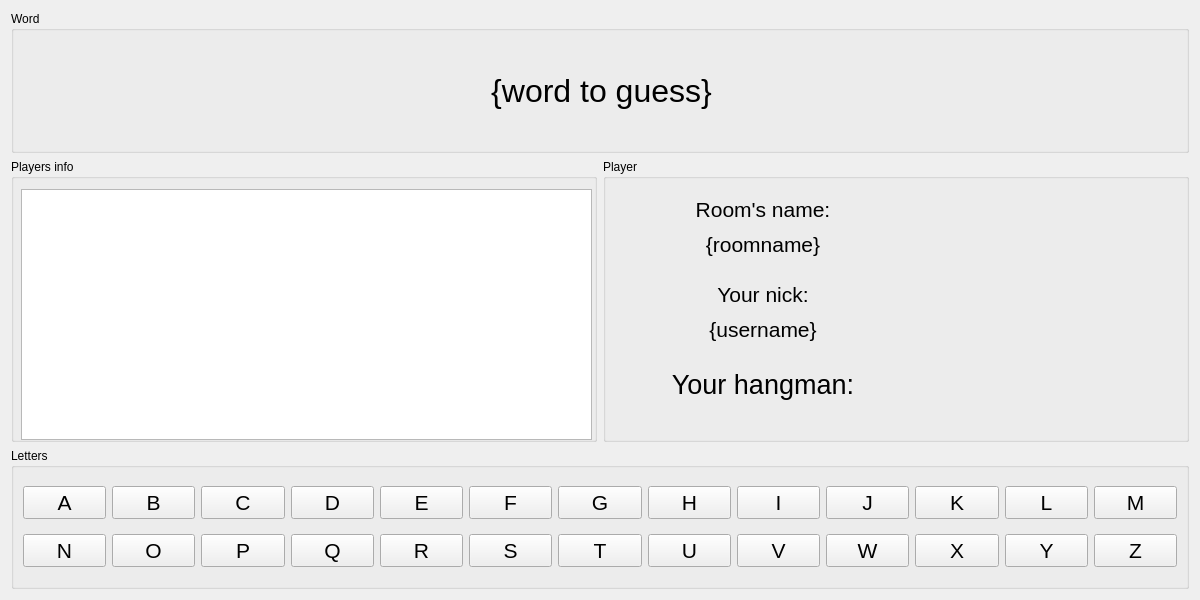
<?xml version="1.0" encoding="UTF-8"?>
<ui version="4.0">
 <class>GameWindow</class>
 <widget class="QWidget" name="GameWindow">
  <property name="geometry">
   <rect>
    <x>0</x>
    <y>0</y>
    <width>1200</width>
    <height>600</height>
   </rect>
  </property>
  <property name="windowTitle">
   <string>Hangman - Game</string>
  </property>
  <layout class="QGridLayout" name="gridLayout_2">
   <item row="1" column="0" rowspan="2">
    <widget class="QGroupBox" name="Correct">
     <property name="title">
      <string>Players info</string>
     </property>
     <widget class="QTableWidget" name="players_table">
      <property name="geometry">
       <rect>
        <x>10</x>
        <y>30</y>
        <width>571</width>
        <height>251</height>
       </rect>
      </property>
     </widget>
    </widget>
   </item>
   <item row="3" column="0" colspan="2">
    <widget class="QGroupBox" name="button_box">
     <property name="title">
      <string>Letters</string>
     </property>
     <layout class="QGridLayout" name="gridLayout">
      <item row="0" column="0">
       <widget class="QPushButton" name="A">
        <property name="font">
         <font>
          <pointsize>16</pointsize>
         </font>
        </property>
        <property name="text">
         <string>A</string>
        </property>
       </widget>
      </item>
      <item row="0" column="1">
       <widget class="QPushButton" name="B">
        <property name="font">
         <font>
          <pointsize>16</pointsize>
         </font>
        </property>
        <property name="text">
         <string>B</string>
        </property>
       </widget>
      </item>
      <item row="0" column="2">
       <widget class="QPushButton" name="C">
        <property name="font">
         <font>
          <pointsize>16</pointsize>
         </font>
        </property>
        <property name="text">
         <string>C</string>
        </property>
       </widget>
      </item>
      <item row="0" column="3">
       <widget class="QPushButton" name="D">
        <property name="font">
         <font>
          <pointsize>16</pointsize>
         </font>
        </property>
        <property name="text">
         <string>D</string>
        </property>
       </widget>
      </item>
      <item row="0" column="4">
       <widget class="QPushButton" name="E">
        <property name="font">
         <font>
          <pointsize>16</pointsize>
         </font>
        </property>
        <property name="text">
         <string>E</string>
        </property>
       </widget>
      </item>
      <item row="0" column="5">
       <widget class="QPushButton" name="F">
        <property name="font">
         <font>
          <pointsize>16</pointsize>
         </font>
        </property>
        <property name="text">
         <string>F</string>
        </property>
       </widget>
      </item>
      <item row="0" column="6">
       <widget class="QPushButton" name="G">
        <property name="font">
         <font>
          <pointsize>16</pointsize>
         </font>
        </property>
        <property name="text">
         <string>G</string>
        </property>
       </widget>
      </item>
      <item row="0" column="7">
       <widget class="QPushButton" name="H">
        <property name="font">
         <font>
          <pointsize>16</pointsize>
         </font>
        </property>
        <property name="text">
         <string>H</string>
        </property>
       </widget>
      </item>
      <item row="0" column="8">
       <widget class="QPushButton" name="I">
        <property name="font">
         <font>
          <pointsize>16</pointsize>
         </font>
        </property>
        <property name="text">
         <string>I</string>
        </property>
       </widget>
      </item>
      <item row="0" column="9">
       <widget class="QPushButton" name="J">
        <property name="font">
         <font>
          <pointsize>16</pointsize>
         </font>
        </property>
        <property name="text">
         <string>J</string>
        </property>
       </widget>
      </item>
      <item row="0" column="10">
       <widget class="QPushButton" name="K">
        <property name="font">
         <font>
          <pointsize>16</pointsize>
         </font>
        </property>
        <property name="text">
         <string>K</string>
        </property>
       </widget>
      </item>
      <item row="0" column="11">
       <widget class="QPushButton" name="L">
        <property name="font">
         <font>
          <pointsize>16</pointsize>
         </font>
        </property>
        <property name="text">
         <string>L</string>
        </property>
       </widget>
      </item>
      <item row="0" column="12">
       <widget class="QPushButton" name="M">
        <property name="font">
         <font>
          <pointsize>16</pointsize>
         </font>
        </property>
        <property name="text">
         <string>M</string>
        </property>
       </widget>
      </item>
      <item row="1" column="0">
       <widget class="QPushButton" name="N">
        <property name="font">
         <font>
          <pointsize>16</pointsize>
         </font>
        </property>
        <property name="text">
         <string>N</string>
        </property>
       </widget>
      </item>
      <item row="1" column="1">
       <widget class="QPushButton" name="O">
        <property name="font">
         <font>
          <pointsize>16</pointsize>
         </font>
        </property>
        <property name="text">
         <string>O</string>
        </property>
       </widget>
      </item>
      <item row="1" column="2">
       <widget class="QPushButton" name="P">
        <property name="font">
         <font>
          <pointsize>16</pointsize>
         </font>
        </property>
        <property name="text">
         <string>P</string>
        </property>
       </widget>
      </item>
      <item row="1" column="3">
       <widget class="QPushButton" name="Q">
        <property name="font">
         <font>
          <pointsize>16</pointsize>
         </font>
        </property>
        <property name="text">
         <string>Q</string>
        </property>
       </widget>
      </item>
      <item row="1" column="4">
       <widget class="QPushButton" name="R">
        <property name="font">
         <font>
          <pointsize>16</pointsize>
         </font>
        </property>
        <property name="text">
         <string>R</string>
        </property>
       </widget>
      </item>
      <item row="1" column="5">
       <widget class="QPushButton" name="S">
        <property name="font">
         <font>
          <pointsize>16</pointsize>
         </font>
        </property>
        <property name="text">
         <string>S</string>
        </property>
       </widget>
      </item>
      <item row="1" column="6">
       <widget class="QPushButton" name="T">
        <property name="font">
         <font>
          <pointsize>16</pointsize>
         </font>
        </property>
        <property name="text">
         <string>T</string>
        </property>
       </widget>
      </item>
      <item row="1" column="7">
       <widget class="QPushButton" name="U">
        <property name="font">
         <font>
          <pointsize>16</pointsize>
         </font>
        </property>
        <property name="text">
         <string>U</string>
        </property>
       </widget>
      </item>
      <item row="1" column="8">
       <widget class="QPushButton" name="V">
        <property name="font">
         <font>
          <pointsize>16</pointsize>
         </font>
        </property>
        <property name="text">
         <string>V</string>
        </property>
       </widget>
      </item>
      <item row="1" column="9">
       <widget class="QPushButton" name="W">
        <property name="font">
         <font>
          <pointsize>16</pointsize>
         </font>
        </property>
        <property name="text">
         <string>W</string>
        </property>
       </widget>
      </item>
      <item row="1" column="10">
       <widget class="QPushButton" name="X">
        <property name="font">
         <font>
          <pointsize>16</pointsize>
         </font>
        </property>
        <property name="text">
         <string>X</string>
        </property>
       </widget>
      </item>
      <item row="1" column="11">
       <widget class="QPushButton" name="Y">
        <property name="font">
         <font>
          <pointsize>16</pointsize>
         </font>
        </property>
        <property name="text">
         <string>Y</string>
        </property>
       </widget>
      </item>
      <item row="1" column="12">
       <widget class="QPushButton" name="Z">
        <property name="font">
         <font>
          <pointsize>16</pointsize>
         </font>
        </property>
        <property name="text">
         <string>Z</string>
        </property>
       </widget>
      </item>
     </layout>
    </widget>
   </item>
   <item row="1" column="1" rowspan="2">
    <widget class="QGroupBox" name="Player">
     <property name="title">
      <string>Player</string>
     </property>
     <widget class="QLabel" name="hangman_img">
      <property name="geometry">
       <rect>
        <x>300</x>
        <y>30</y>
        <width>250</width>
        <height>250</height>
       </rect>
      </property>
      <property name="text">
       <string/>
      </property>
     </widget>
     <widget class="QLabel" name="label">
      <property name="geometry">
       <rect>
        <x>20</x>
        <y>200</y>
        <width>280</width>
        <height>50</height>
       </rect>
      </property>
      <property name="font">
       <font>
        <pointsize>20</pointsize>
       </font>
      </property>
      <property name="text">
       <string>Your hangman:</string>
      </property>
      <property name="alignment">
       <set>Qt::AlignCenter</set>
      </property>
     </widget>
     <widget class="QLabel" name="username">
      <property name="geometry">
       <rect>
        <x>20</x>
        <y>145</y>
        <width>280</width>
        <height>50</height>
       </rect>
      </property>
      <property name="font">
       <font>
        <pointsize>16</pointsize>
       </font>
      </property>
      <property name="text">
       <string>{username}</string>
      </property>
      <property name="alignment">
       <set>Qt::AlignCenter</set>
      </property>
     </widget>
     <widget class="QLabel" name="room_name">
      <property name="geometry">
       <rect>
        <x>20</x>
        <y>60</y>
        <width>280</width>
        <height>50</height>
       </rect>
      </property>
      <property name="font">
       <font>
        <pointsize>16</pointsize>
       </font>
      </property>
      <property name="text">
       <string>{roomname}</string>
      </property>
      <property name="alignment">
       <set>Qt::AlignCenter</set>
      </property>
     </widget>
     <widget class="QLabel" name="username_2">
      <property name="geometry">
       <rect>
        <x>20</x>
        <y>110</y>
        <width>280</width>
        <height>50</height>
       </rect>
      </property>
      <property name="font">
       <font>
        <pointsize>16</pointsize>
       </font>
      </property>
      <property name="text">
       <string>Your nick:</string>
      </property>
      <property name="alignment">
       <set>Qt::AlignCenter</set>
      </property>
     </widget>
     <widget class="QLabel" name="label_3">
      <property name="geometry">
       <rect>
        <x>20</x>
        <y>25</y>
        <width>280</width>
        <height>50</height>
       </rect>
      </property>
      <property name="font">
       <font>
        <pointsize>16</pointsize>
       </font>
      </property>
      <property name="text">
       <string>Room's name:</string>
      </property>
      <property name="alignment">
       <set>Qt::AlignCenter</set>
      </property>
     </widget>
    </widget>
   </item>
   <item row="0" column="0" colspan="2">
    <widget class="QGroupBox" name="Word">
     <property name="title">
      <string>Word</string>
     </property>
     <widget class="QLabel" name="word_text">
      <property name="geometry">
       <rect>
        <x>300</x>
        <y>40</y>
        <width>581</width>
        <height>80</height>
       </rect>
      </property>
      <property name="font">
       <font>
        <pointsize>24</pointsize>
       </font>
      </property>
      <property name="text">
       <string>{word to guess}</string>
      </property>
      <property name="alignment">
       <set>Qt::AlignCenter</set>
      </property>
     </widget>
     <widget class="QLabel" name="end_text">
      <property name="geometry">
       <rect>
        <x>19</x>
        <y>40</y>
        <width>260</width>
        <height>80</height>
       </rect>
      </property>
      <property name="font">
       <font>
        <pointsize>26</pointsize>
        <weight>75</weight>
        <bold>true</bold>
       </font>
      </property>
      <property name="text">
       <string/>
      </property>
      <property name="alignment">
       <set>Qt::AlignCenter</set>
      </property>
     </widget>
    </widget>
   </item>
  </layout>
 </widget>
 <resources/>
 <connections/>
</ui>
